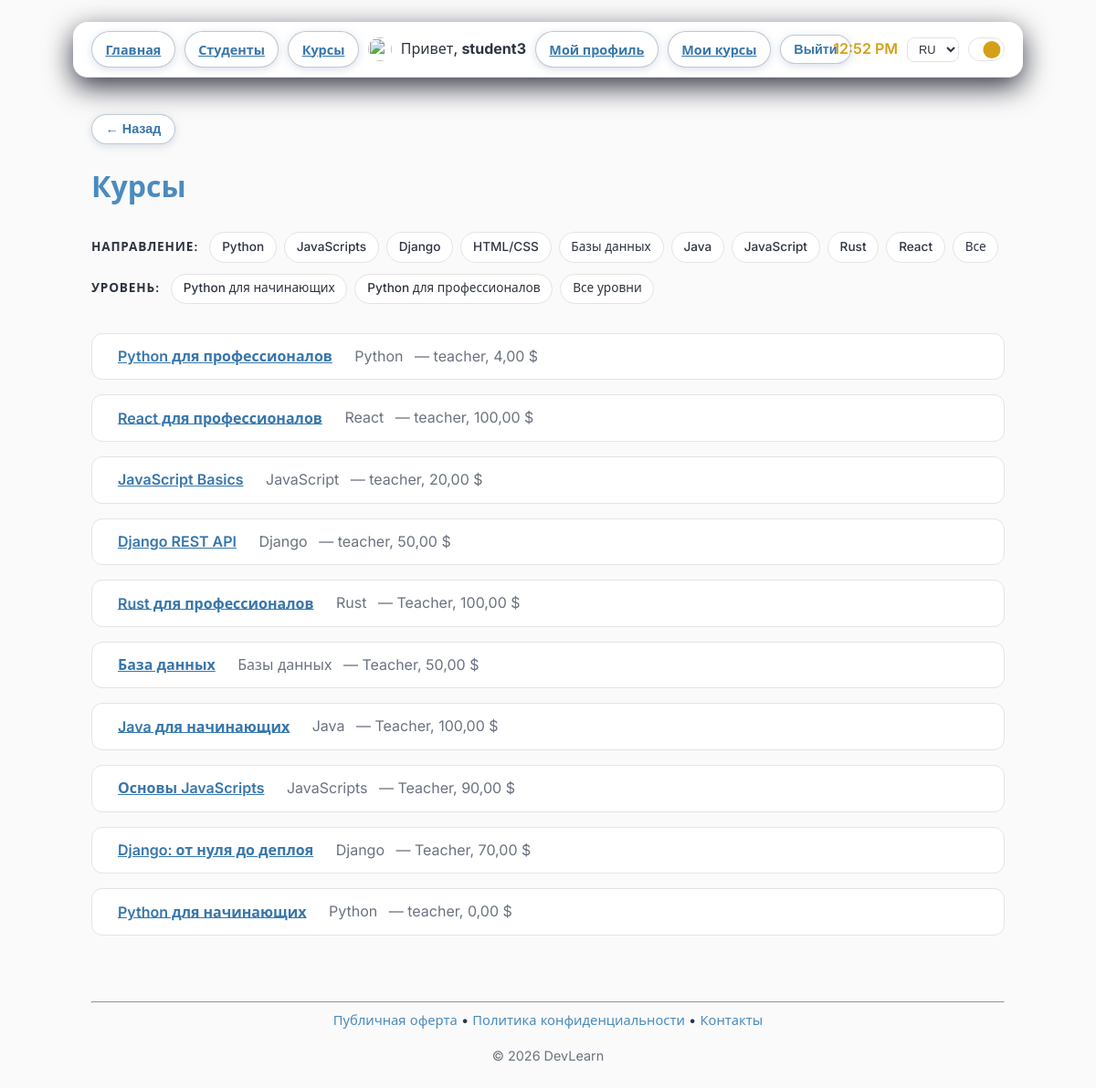
/ru/courses/ (signed in), run on the app's committed database.
### courses/models.py (models this page shows, shortened)
class Category(models.Model):
    name = models.CharField("Название", max_length=100)

class Course(models.Model):
    LEVEL_JUNIOR = "junior"
    LEVEL_PRO = "pro"
    LEVEL_CHOICES = [
        (LEVEL_JUNIOR, "Python для начинающих"),
        (LEVEL_PRO, "Python для профессионалов"),
    ]
    title = models.CharField("Название", max_length=100)
    description = models.TextField("Описание", blank=True)
    level = models.CharField(
        "Уровень",
        max_length=20,
        choices=LEVEL_CHOICES,
        default=LEVEL_JUNIOR,
    )
    category = models.ForeignKey(
        "Category",
        on_delete=models.SET_NULL,
        null=True,
        blank=True,
        related_name="courses",
        verbose_name="Категория",
    )
    author = models.ForeignKey(
        settings.AUTH_USER_MODEL,
        on_delete=models.CASCADE,
        related_name="authored_courses",
        verbose_name="Автор",
    )
    cover_image = models.ImageField(
        "Обложка курса",
        upload_to="courses/covers/",
        blank=True,
        null=True,
    )
    price = models.DecimalField(
        "Цена",
        max_digits=10,
        decimal_places=2,
        default=0,
    )
    is_active = models.BooleanField("Опубликован", default=True)
    created_at = models.DateTimeField(auto_now_add=True)
    class Meta:
        ordering = ["-created_at"]

### courses/views.py (the view)
# urls.py: path("", views.CourseListView.as_view(), name="course_list"),
class CourseListView(ListView):
    model = Course
    template_name = "courses/course_list.html"
    context_object_name = "courses"
    def get_queryset(self):
        qs = Course.objects.select_related("author", "category")
        cat = self.request.GET.get("category")
        if cat:
            qs = qs.filter(category_id=cat)
        level = self.request.GET.get("level")
        if level:
            qs = qs.filter(level=level)
        return qs
    def get_context_data(self, **kwargs):
        context = super().get_context_data(**kwargs)
        context["categories"] = Category.objects.all()
        return context

### users/context_processors.py (called while the page is built)
def user_role(request):
    is_teacher = False
    profile_avatar_url = None
    if request.user.is_authenticated:
        try:
            profile = request.user.profile
            is_teacher = profile.role == "teacher"
            if profile.avatar:
                profile_avatar_url = profile.avatar.url
        except Exception:
            pass
    can_upload_avatar = settings.DEBUG
    return {"is_teacher": is_teacher, "profile_avatar_url": profile_avatar_url, "can_upload_avatar": can_upload_avatar}

### courses/templates/courses/course_list.html (shortened to what this page needs)
{% extends "base.html" %}
{% load i18n %}
{% block content %}
<h1>{% trans "Курсы" %}</h1>
<div class="filters-block">
    {% if categories %}
    <div class="category-filters">
        <span class="filters-label">{% trans "Направление:" %}</span>
        {% for c in categories %}
            <a href="?category={{ c.id }}" class="btn-cat">{{ c.name }}</a>
        {% endfor %}
        <a href="{% url 'courses:course_list' %}" class="btn-cat">{% trans "Все" %}</a>
    </div>
    {% endif %}
    <div class="category-filters">
        <span class="filters-label">{% trans "Уровень:" %}</span>
        <a href="?level=junior" class="btn-cat">{% trans "Python для начинающих" %}</a>
        <a href="?level=pro" class="btn-cat">{% trans "Python для профессионалов" %}</a>
        <a href="{% url 'courses:course_list' %}" class="btn-cat">{% trans "Все уровни" %}</a>
    </div>
</div>
<ul class="course-list">
    {% for course in courses %}
    <li class="course-item">
        <a href="{% url 'courses:course_detail' course.pk %}" class="btn-course">{{ course.title }}</a>
        {% if course.category %}<em class="course-meta">{{ course.category.name }}</em>{% endif %}
        <span class="course-meta"> — {{ course.author.username }}, {{ course.price }} $</span>
    </li>
    {% empty %}
    <li>{% trans "Курсов пока нет." %}</li>
    {% endfor %}
</ul>
{% endblock %}

### templates/base.html (shortened to what this page needs)
{% load static %}
{% load i18n %}
<!DOCTYPE html>
<html lang="{{ LANGUAGE_CODE }}">
<head>
    <link rel="stylesheet" href="{% static 'css/style.css' %}">
</head>
<body>
    <nav>
        <div class="nav-left">
            <a href="{% url 'index' %}" class="btn-nav">{% trans "Главная" %}</a>
            {% if user.is_authenticated %}
                <a href="{% url 'courses:student_list' %}" class="btn-nav">{% trans "Студенты" %}</a>
            {% endif %}
            <a href="{% url 'courses:course_list' %}" class="btn-nav">{% trans "Курсы" %}</a>
            {% if user.is_authenticated %}
                {% if profile_avatar_url %}
                    <img src="{{ profile_avatar_url }}" alt="" class="nav-avatar">
                {% endif %}
                <span class="nav-hello">
                    {% trans "Привет," %} <strong>{{ user.username }}</strong>
                </span>
                <a href="{% url 'users:profile_edit' %}" class="btn-nav">{% trans "Мой профиль" %}</a>
                <a href="{% url 'courses:my_courses' %}" class="btn-nav">{% trans "Мои курсы" %}</a>
                <form method="post" action="{% url 'users:logout' %}" class="form-inline">
                    <button type="submit" class="btn-nav btn-logout">{% trans "Выйти" %}</button>
                </form>
            {% else %}
                <a href="{% url 'users:login' %}" class="btn-nav">{% trans "Войти" %}</a>
                <a href="{% url 'users:register' %}" class="btn-nav">{% trans "Регистрация" %}</a>
            {% endif %}
        </div>
        <div class="nav-right">
            <span id="current-time" class="nav-time"></span>
            <form method="post" action="{% url 'set_language' %}" class="lang-switcher">
                {% get_current_language as current_lang %}
                <select name="language" onchange="submitLanguageForm(this.form)">
                    <option value="ru" {% if current_lang|slice:':2' == 'ru' %}selected{% endif %}>RU</option>
                </select>
            </form>
            <button
                type="button"
                class="theme-toggle"
                id="theme-toggle"
                aria-label="{% trans 'Переключить тему' %}"
            >
                <span class="theme-toggle__thumb">
                </span>
            </button>
        </div>
    </nav>
    <main>
        {% if request.resolver_match.url_name != 'index' %}
        <p class="back-row">
            <button type="button" class="btn-nav btn-back" onclick="history.back()" aria-label="{% trans 'Назад' %}">← {% trans "Назад" %}</button>
        </p>
        {% endif %}
        {% block content %}{% endblock %}
    </main>
    <footer>
        <hr>
        <p class="footer-links">
            <a href="{% url 'public_offer' %}">{% trans "Публичная оферта" %}</a>
            <span>•</span>
            <a href="{% url 'privacy_policy' %}">{% trans "Политика конфиденциальности" %}</a>
            <span>•</span>
            <a href="{% url 'contacts' %}">{% trans "Контакты" %}</a>
        </p>
        <p class="footer-copy">&copy; 2026 DevLearn</p>
    </footer>
</body>
</html>

### data on the page
Category: name "Python"
Category: name "JavaScripts"
Category: name "Django"
Category: name "HTML/CSS"
Category: name "Базы данных"
Category: name "Java"
Category: name "JavaScript"
Category: name "Rust"
Category: name "React"
Course: title "Python для профессионалов", category.name "Python", author.username "teacher", price "4,00"
Course: title "React для профессионалов", category.name "React", author.username "teacher", price "100,00"
Course: title "JavaScript Basics", category.name "JavaScript", author.username "teacher", price "20,00"
Course: title "Django REST API", category.name "Django", author.username "teacher", price "50,00"
Course: title "Rust для профессионалов", category.name "Rust", author.username "Teacher", price "100,00"
Course: title "База данных", category.name "Базы данных", author.username "Teacher", price "50,00"
Course: title "Java для начинающих", category.name "Java", author.username "Teacher", price "100,00"
Course: title "Основы JavaScripts", category.name "JavaScripts", author.username "Teacher", price "90,00"
Course: title "Django: от нуля до деплоя", category.name "Django", author.username "Teacher", price "70,00"
Course: title "Python для начинающих", category.name "Python", author.username "teacher", price "0,00"

### other printed values
{{ user.username }} "student3"
